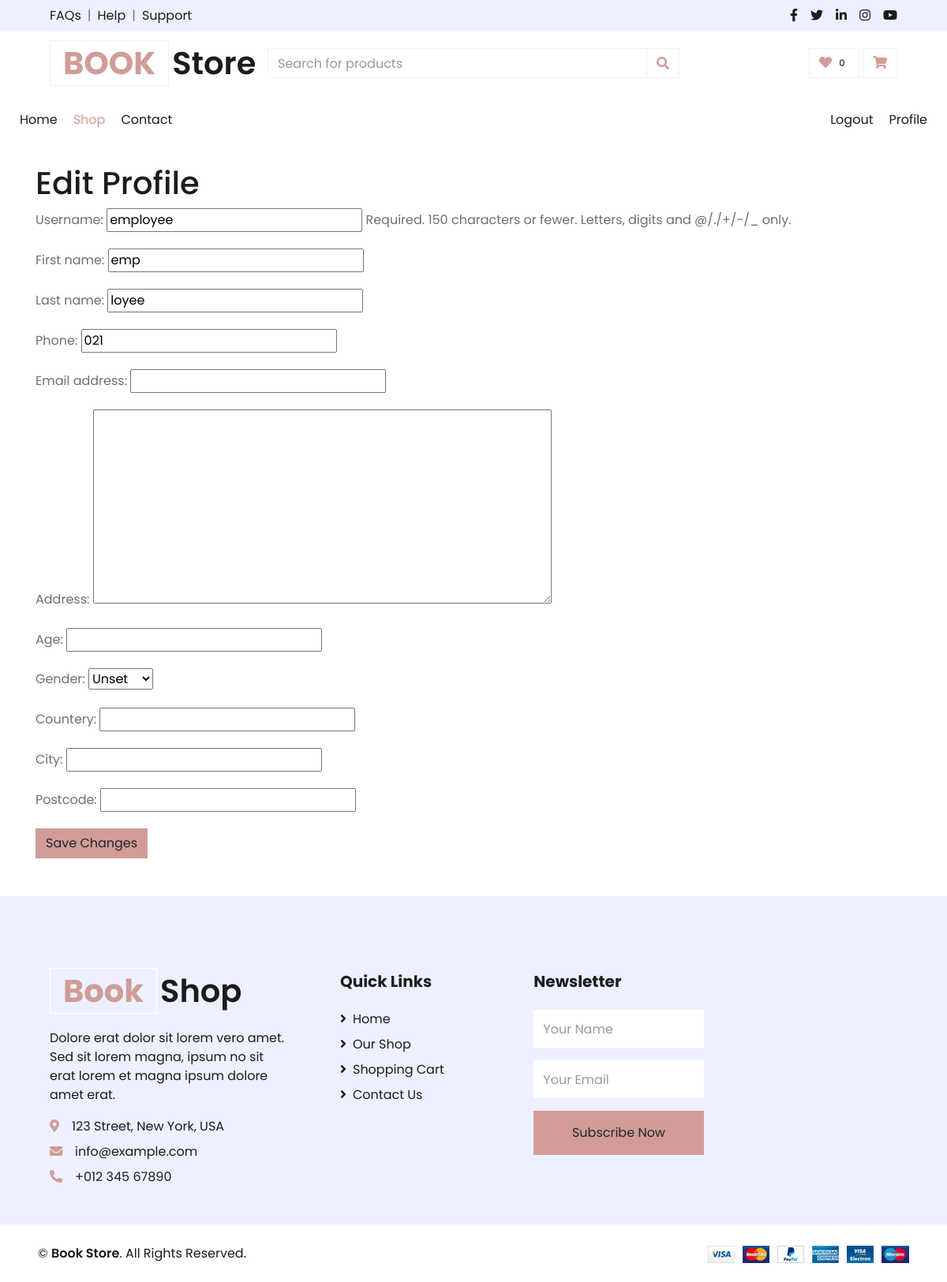
The app's page /accounts/profile/update/7/ with its own data.
### accounts/models.py (models this page shows)
class User(AbstractUser):
    class Gender(models.TextChoices):
        MALE = 'M', 'Male'
        FEMALE = 'F', 'Female'
        UNSET = 'MF', 'Unset'
    phone = models.CharField(max_length=15, blank=True)
    address = models.TextField(blank=True)
    gender = models.CharField(max_length=2, choices=Gender.choices, default=Gender.UNSET)
    age = models.PositiveSmallIntegerField(blank=True, null=True)
    countery = models.CharField(blank=True,max_length =40 )
    city = models.CharField(blank=True ,max_length =40)
    postcode = models.IntegerField(blank=True, null=True)

### accounts/views.py (the view, shortened to what this page needs)
# urls.py: path('profile/update/<int:pk>/', UserUpdateView.as_view(), name='update_profile'),
class UserUpdateView(UpdateView):
    model = User
    fields = [
        "username",
        'first_name',
        'last_name',
        'phone',
        'email',
        'address',
        'age',
        'gender',
        'countery',
        'city',
        'postcode',
    ]
    template_name = 'accounts/user_form.html'

### accounts/templates/accounts/user_form.html (shortened to what this page needs)
{% extends 'core/base.html' %}
{% block content %}
<div class="container mt-4">
  <h1>Edit Profile</h1>
  <form method="post">
    {{ form.as_p }}
    <button type="submit" class="btn btn-primary">Save Changes</button>
  </form>
</div>
{% endblock %}

### records on screen
User: username "employee", first_name "emp", last_name "loyee", phone "021", gender "Unset"
